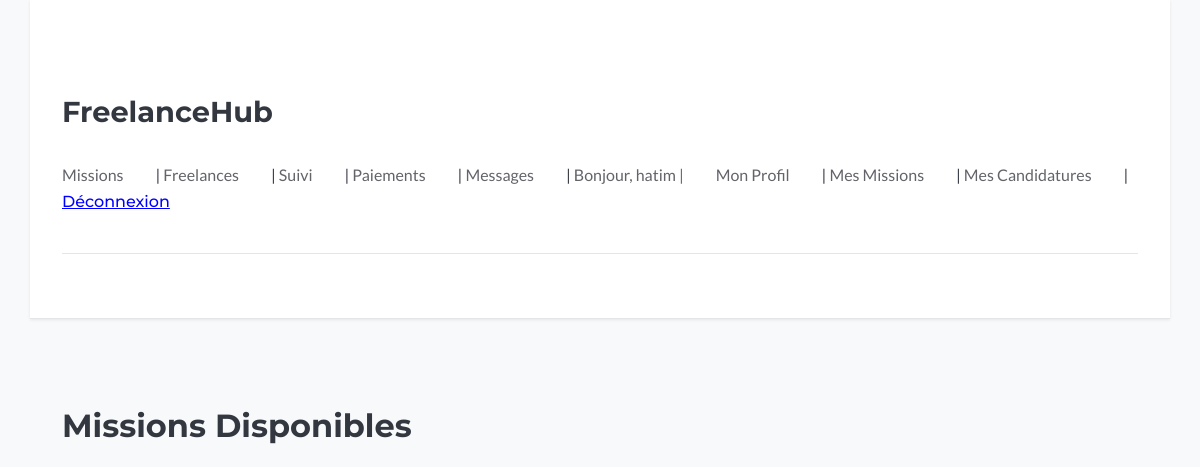
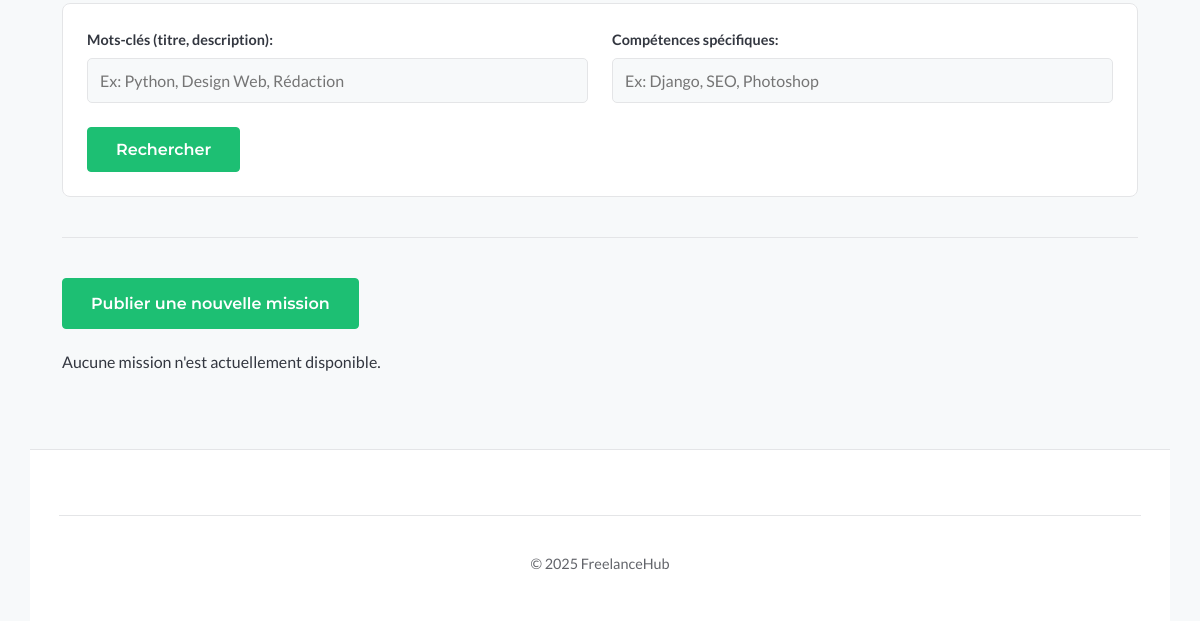
/missions/ (signed in), run on an earlier commit of the app's database (2 pictures, top to bottom).
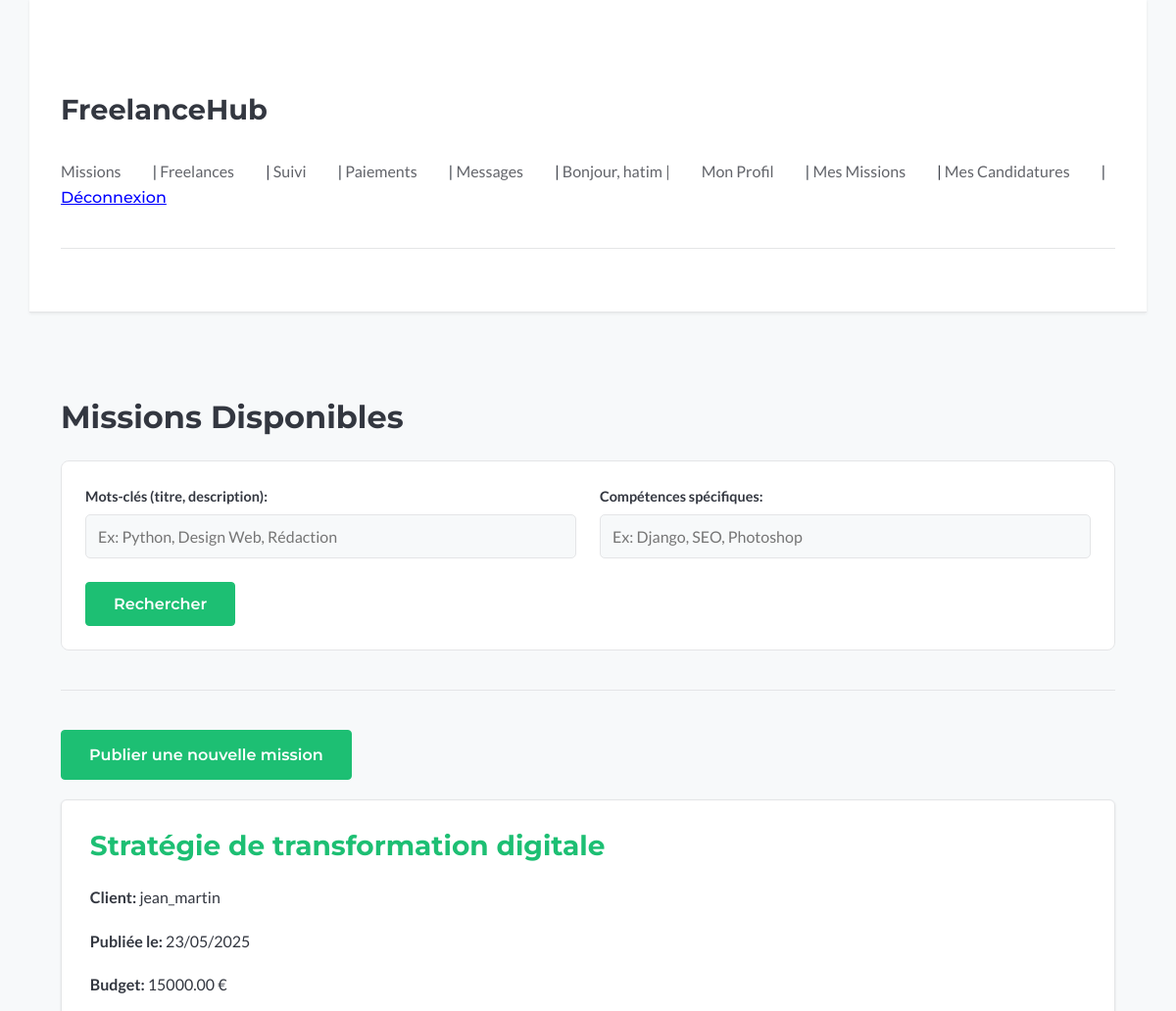
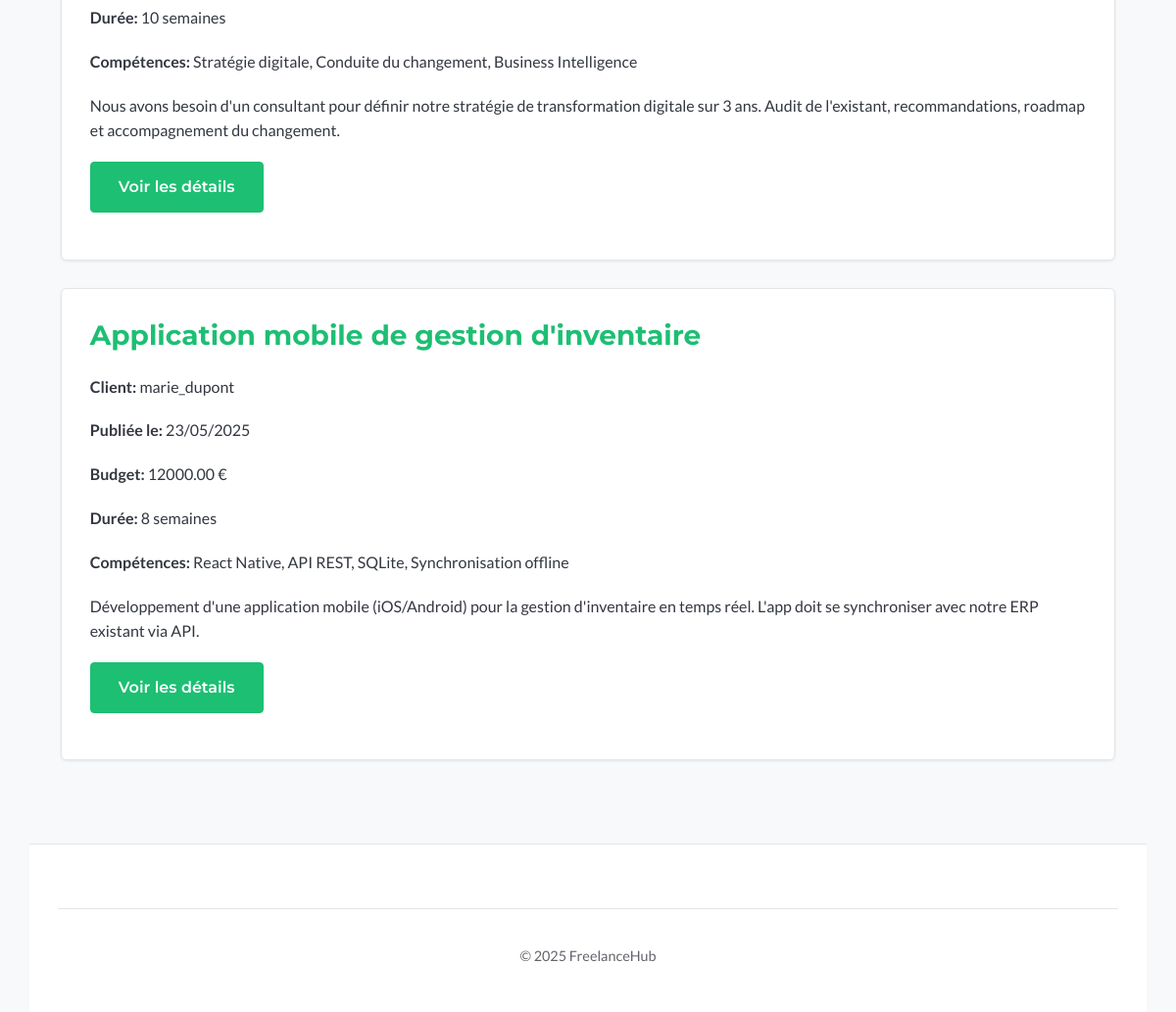
And on a later commit of the database (2 pictures, top to bottom).
### missions/models.py (models this page shows, shortened)
class Mission(models.Model):
    client = models.ForeignKey(
        settings.AUTH_USER_MODEL,
        on_delete=models.CASCADE,  # Si le client est supprimé, ses missions aussi
        related_name="missions_publiees",
        verbose_name="Client",
    )
    titre = models.CharField(max_length=255, verbose_name="Titre de la mission")
    description = models.TextField(verbose_name="Description détaillée")
    competences_requises = models.TextField(
        blank=True, null=True, verbose_name="Compétences requises"
    )  # Ou ManyToMany vers un modèle Skill
    budget_propose = models.DecimalField(
        max_digits=10,
        decimal_places=2,
        blank=True,
        null=True,
        verbose_name="Budget proposé (€)",
    )
    duree_estimee = models.CharField(
        max_length=100, blank=True, null=True, verbose_name="Durée estimée"
    )  # Ex: "2 semaines", "1 mois"
    date_publication = models.DateTimeField(
        auto_now_add=True, verbose_name="Date de publication"
    )  # Se met automatiquement à la création
    date_limite_candidature = models.DateField(
        blank=True, null=True, verbose_name="Date limite pour postuler"
    )
    date_debut_souhaitee = models.DateField(
        blank=True, null=True, verbose_name="Date de début souhaitée"
    )
    date_fin_souhaitee = models.DateField(
        blank=True, null=True, verbose_name="Date de fin souhaitée"
    )
    statut = models.CharField(
        max_length=20,
        choices=MissionStatus.choices,
        default=MissionStatus.OPEN,
        verbose_name="Statut",
    )
    freelance_assigne = models.ForeignKey(
        settings.AUTH_USER_MODEL,
        on_delete=models.SET_NULL,  # Si le freelance est supprimé, la mission n'est plus assignée mais existe toujours
        related_name="missions_assignees",
        blank=True,  # Non obligatoire (au début, pas de freelance assigné)
        null=True,  # Peut être vide en BDD
        verbose_name="Freelance Assigné",
    )
    class Meta:
        verbose_name = "Mission"
        verbose_name_plural = "Missions"
        ordering = [
            "-date_publication"
        ]  # Ordonner par défaut les missions de la plus récente à la plus ancienne

### missions/views.py (the view, shortened to what this page needs)
# urls.py: path('', views.mission_list_view, name='list'),
@login_required
def mission_list_view(request):
    queryset = Mission.objects.filter(statut=MissionStatus.OPEN).order_by(
        "-date_publication"
    )
    form = MissionSearchForm(request.GET or None)
    context = {
        "missions": queryset,
        "search_form": form,
    }
    return render(request, "missions/mission_list.html", context)

### missions/forms.py
class MissionSearchForm(forms.Form):
    keywords = forms.CharField(
        label="Mots-clés (titre, description)",
        required=False,
        widget=forms.TextInput(attrs={'placeholder': 'Ex: Python, Design Web, Rédaction'})
    )
    competences = forms.CharField(
        label="Compétences spécifiques",
        required=False,
        widget=forms.TextInput(attrs={'placeholder': 'Ex: Django, SEO, Photoshop'})
    )

### missions/templates/missions/mission_list.html (shortened to what this page needs)
{% extends "base.html" %}
{% block content %}
  <h2>Missions Disponibles</h2>
  <form method="get" action="{% url 'missions:list' %}" class="search-form">
    <div class="form-row">
        <div class="form-field">
            {{ search_form.keywords.label_tag }}
            {{ search_form.keywords }}
        </div>
        <div class="form-field">
            {{ search_form.competences.label_tag }}
            {{ search_form.competences }}
        </div>
    </div>
    <div class="form-actions">
        <button type="submit" class="button">Rechercher</button>
    </div>
  </form>
  <hr>
  {% if user.is_authenticated %}
  <p><a href="{% url 'missions:create' %}" class="button">Publier une nouvelle mission</a></p>
  {% endif %}
  {% if missions %}
    {% for mission in missions %}
      <article class="card">
        <h3><a href="{% url 'missions:detail' mission.pk %}">{{ mission.titre }}</a></h3>
        <p><strong>Client:</strong> {{ mission.client.username }}</p>
        <p><strong>Publiée le:</strong> {{ mission.date_publication|date:"d/m/Y" }}</p>
        <p><strong>Budget:</strong> {% if mission.budget_propose %}{{ mission.budget_propose }} €{% else %}Non spécifié{% endif %}</p>
        <p><strong>Durée:</strong> {{ mission.duree_estimee|default:"Non spécifiée" }}</p>
        <p><strong>Compétences:</strong> {{ mission.competences_requises|truncatewords:15|default:"Non spécifiées" }}</p>
        <p>{{ mission.description|truncatewords:30 }}</p>
        <p><a href="{% url 'missions:detail' mission.pk %}" class="button button-secondary">Voir les détails</a></p>
      </article>
    {% endfor %}
  {% else %}
    {% if request.GET %}
        <p>Aucune mission ne correspond à vos critères de recherche.</p>
    {% else %}
        <p>Aucune mission n'est actuellement disponible.</p>
    {% endif %}
  {% endif %}
{% endblock %}

What changed in the data, as far as the page shows it:
added Mission: titre "Stratégie de transformation digitale", client.username "jean_martin", date_publication "23/05/2025", budget_propose "15000.00", duree_estimee "10 semaines", competences_requises "Stratégie digitale, Conduite du changement, Business Intelligence", description "Nous avons besoin d'un consultant pour définir notre stratégie de transformation digitale sur 3 ans. Audit de l'existant, recommandations, roadmap et accompagnement du changement."
added Mission: titre "Application mobile de gestion d'inventaire", client.username "marie_dupont", date_publication "23/05/2025", budget_propose "12000.00", duree_estimee "8 semaines", competences_requises "React Native, API REST, SQLite, Synchronisation offline", description "Développement d'une application mobile (iOS/Android) pour la gestion d'inventaire en temps réel. L'app doit se synchroniser avec notre ERP existant via API."
Also different on the page:
text no longer shown: "Aucune mission n'est actuellement disponible."
